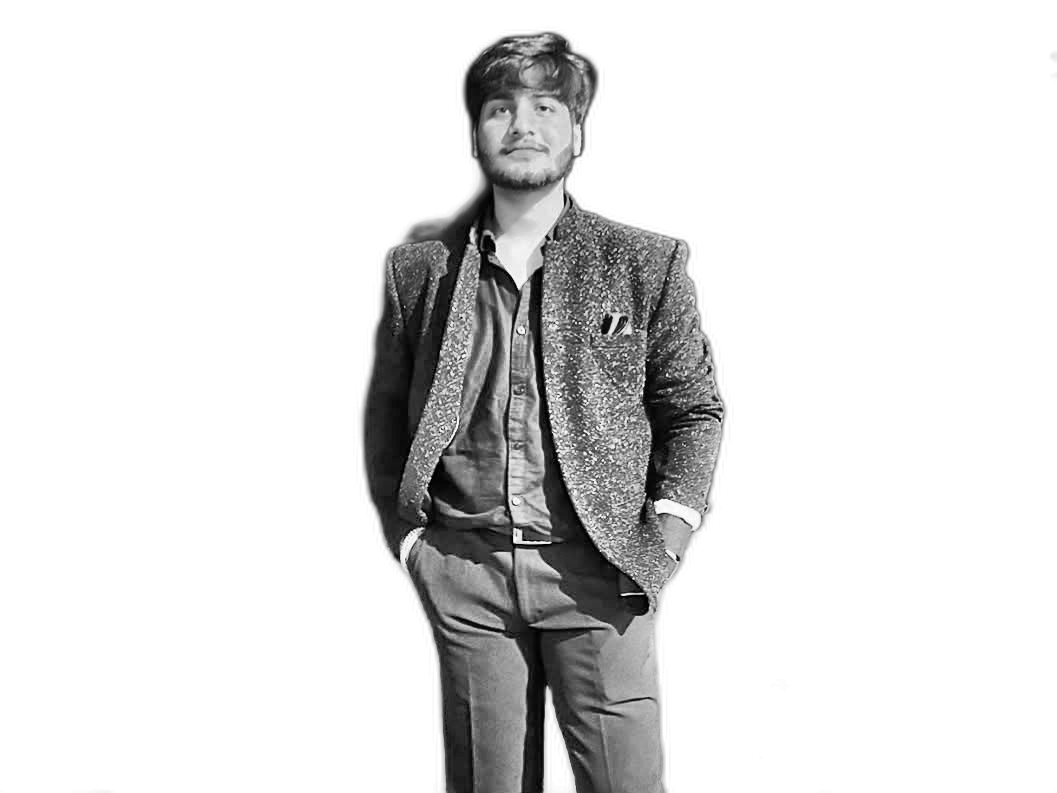
#> input picture source-prepped.png, 1057 x 793 px, found by its file name
$ python make_ascii_svg.py
#> lines starting #> are read from the running program, lines starting #| are printed output that depends on the picture
"""
make_ascii_svg.py — turn source-prepped.png into a self-typing ASCII portrait SVG.

Design choices (see the write-up for why):
  * Monochrome, one fill color -- per-character rainbow is what makes most
    ASCII art look like static.
  * High contrast source -- a busy background washes out to the space glyph
    so only the subject prints.
  * Each row wipes in left-to-right behind a clip-path, staggered top to
    bottom, with a small block "cursor" riding the wipe edge. The whole
    thing types once and freezes -- no looping.

Usage:
    python scripts/make_ascii_svg.py [source-prepped.png] [avi-ascii.svg]
"""
import sys
from pathlib import Path

from PIL import Image

# bright (sparse) -> dark (dense); leading space clears the background to nothing
RAMP = " .`:-=+*cs#%@"

COLS = 100
ROWS = 53

FONT_SIZE = 8
CHAR_W = FONT_SIZE * 0.6      # monospace advance width, roughly
LINE_H = FONT_SIZE * 1.05

FILL_COLOR = "#c9d1d9"        # single light-gray fill -- no rainbow
BG_COLOR = "none"             # transparent so it sits on the README's own bg

ROW_WIPE_DURATION = 0.55      # seconds for one row to fully wipe in
ROW_STAGGER = 0.05            # seconds between each row starting


def image_to_grid(img_path: str, cols: int = COLS, rows: int = ROWS) -> list[str]:
    """Downsample the prepped photo to a COLSxROWS character grid of glyphs."""
    img = Image.open(img_path).convert("L")
    small = img.resize((cols, rows), Image.LANCZOS)

    lines = []
    for y in range(rows):
        row_chars = []
        for x in range(cols):
            brightness = small.getpixel((x, y))  # 0 (black) - 255 (white)
            # invert + push midtones toward denser glyphs for a bolder, darker look
            darkness = ((255 - brightness) / 255) ** 0.6
            idx = int(darkness * (len(RAMP) - 1))
            row_chars.append(RAMP[idx])
        lines.append("".join(row_chars))
    return lines


def escape_xml(s: str) -> str:
    return (
        s.replace("&", "&amp;")
        .replace("<", "&lt;")
        .replace(">", "&gt;")
    )


def build_svg(rows: list[str]) -> str:
    width = COLS * CHAR_W + 20
    height = ROWS * LINE_H + 20

    body_parts = []
    for i, row_text in enumerate(rows):
        # skip fully-blank rows entirely (nothing to animate / no clip needed)
        if row_text.strip() == "":
            continue

        row_width = len(row_text) * CHAR_W
        y = 15 + i * LINE_H
        begin = round(i * ROW_STAGGER, 3)
        clip_id = f"wipe{i}"

        body_parts.append(f"""
  <clipPath id="{clip_id}">
    <rect x="0" y="{y - LINE_H}" width="0" height="{LINE_H + 4}">
      <animate attributeName="width" from="0" to="{row_width + CHAR_W}"
               begin="{begin}s" dur="{ROW_WIPE_DURATION}s"
               fill="freeze" calcMode="linear" />
    </rect>
  </clipPath>
  <g clip-path="url(#{clip_id})">
    <text x="10" y="{y}" font-family="monospace" font-size="{FONT_SIZE}px"
          fill="{FILL_COLOR}" xml:space="preserve">{escape_xml(row_text)}</text>
    <rect x="10" y="{y - FONT_SIZE}" width="{CHAR_W * 1.1}" height="{FONT_SIZE * 1.15}"
          fill="{FILL_COLOR}">
      <animate attributeName="x" from="10" to="{10 + row_width}"
               begin="{begin}s" dur="{ROW_WIPE_DURATION}s"
               fill="freeze" calcMode="linear" />
      <animate attributeName="opacity" from="1" to="0"
               begin="{begin + ROW_WIPE_DURATION}s" dur="0.15s" fill="freeze" />
    </rect>
  </g>""")

    return f"""<svg xmlns="http://www.w3.org/2000/svg" viewBox="0 0 {width:.0f} {height:.0f}"
     width="{width:.0f}" height="{height:.0f}">
  <rect width="100%" height="100%" fill="{BG_COLOR}"/>
{''.join(body_parts)}
</svg>"""


def main() -> None:
    src = sys.argv[1] if len(sys.argv) > 1 else "source-prepped.png"
    out = sys.argv[2] if len(sys.argv) > 2 else "avi-ascii.svg"

    if not Path(src).exists():
        raise FileNotFoundError(
            f"{src} not found -- run prep_photo.py on your source photo first."
        )

    grid = image_to_grid(src)
#> in image_to_grid, img is the input picture: PIL image 1057x793 L; min 0, max 255, mean 222.9
#> in image_to_grid, `small = img.resize((cols, rows), Image.LANCZOS)`:
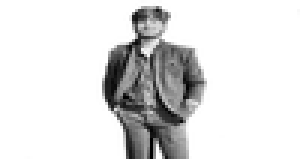
#> small: PIL image 100x53 L (shown 3 times larger); min 0, max 255, mean 222.7
#> after the loop in image_to_grid, `for y in range(rows):`: lines = 53 items
#> grid = 53 items
    svg = build_svg(grid)
#> the loop in build_svg, `for i, row_text in enumerate(rows):` made 53 passes
#> (y, begin, clip_id) on passes 3 to 14: (31.8, 0.1, 'wipe2'), (40.2, 0.15, 'wipe3'), (48.6, 0.2, 'wipe4'), (57, 0.25, 'wipe5'), (65.4, 0.3, 'wipe6'), (73.8, 0.35, 'wipe7'), (82.2, 0.4, 'wipe8'), (90.6, 0.45, 'wipe9'), (99, 0.5, 'wipe10'), (107.4, 0.55, 'wipe11'), (115.8, 0.6, 'wipe12'), (124.2, 0.65, 'wipe13')
#> after the loop in build_svg, `for i, row_text in enumerate(rows):`: body_parts = 51 items
    Path(out).write_text(svg)
    print(f"Wrote {out} ({len(grid)} rows x {COLS} cols)")
#| Wrote avi-ascii.svg (53 rows x 100 cols)


if __name__ == "__main__":
    main()
